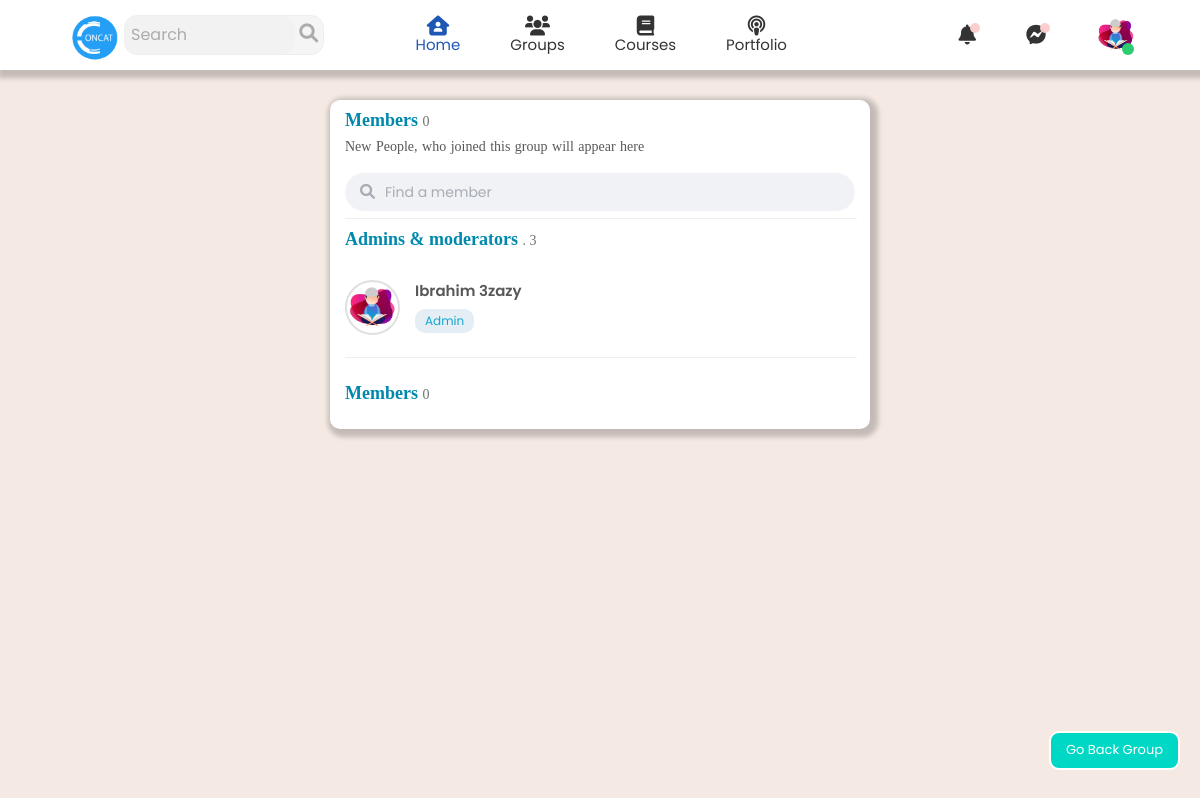
The page /member.php?group_id=242618731114 (signed in) on the database its author committed.
### tables this page shows
CREATE TABLE `sign_up_general` (
  `id` int(11) NOT NULL,
  `user_id` int(11) NOT NULL,
  `name` varchar(50) NOT NULL,
  `email` varchar(50) NOT NULL,
  `pass` varchar(50) NOT NULL,
  `mobile_num` varchar(11) NOT NULL,
  `birth_date` date NOT NULL DEFAULT current_timestamp(),
  `birth_address` varchar(40) NOT NULL,
  `current_address` varchar(40) NOT NULL,
  `religion` varchar(12) NOT NULL,
  `gender` varchar(8) NOT NULL,
  `nationality` varchar(10) NOT NULL,
  `social_status` varchar(10) NOT NULL,
  `personal_pic` varchar(100) NOT NULL,
  `cover_pic` text NOT NULL,
  `type` varchar(25) DEFAULT 'user',
  `access_num` int(11) NOT NULL
);

### general_ajax.php (called while the page is built, shortened)
<?php require("connection.php");
function GetPersonalInfo($con)
{
  if (isset($_SESSION['user_id']) == true) {
    $user_id = $_SESSION['user_id'];
    $result= $con->query("SELECT * FROM sign_up_general WHERE user_id='$user_id' LIMIT 1;");
    $num = $con->affected_rows;
    if($num != 0 && $result == true){
      return $GLOBALS['row'];
    }
  }else {
    header("location: log_in.php");
    die;
  }
}
function GetMyFriendInfo($con,$visitor_id)
{
  if (is_numeric($visitor_id) == true) {
    $result= $con->query("SELECT * FROM sign_up_general WHERE user_id='$visitor_id' LIMIT 1;");
    $num = $con->affected_rows;
    if($num != 0 && $result == true){
      return $GLOBALS['row'];
    }
  }
}
?>

### group_ajax.php (called while the page is built, shortened)
<?php  require("connection.php"); require_once 'general_ajax.php';
  function GetGroupInfo($con,$group_id)
  {
      $result_group_info= $con->query("SELECT * FROM create_group WHERE group_id='$group_id' LIMIT 1;");
      $num_group_info = $con->affected_rows;
      if($num_group_info != 0 && $result_group_info == true){
        return $GLOBALS['row_group_info'];
      }else {
        echo '<script>window.location = "index.php"</script>';
        die();
      }
  }
  function CheckUserGroupMember($con,$group_id)
  {
    $group_id = $_GET['group_id'];
  }
 ?>

### member.php (the view, shortened to what this page needs)
<link rel="stylesheet" href="css/member.css">
<?php
if (isset($_GET['group_id']) == true) {
  require_once 'header.php'; require 'group_ajax.php';
  $group_id = $_GET['group_id'];
  GetGroupInfo($con,$group_id);
  $admin_info_id = $row_group_info['admin_id'];
}else {
  header("location: index.php");
  die();
}
?>
<a href="groupName.php?group_id=<?= $group_id ?>" class="back">Go Back Group</a>
<div class="member-container">
 <div class="container">
  <div class="member-title">
   <h3>Members <span><?= $group_members_num ?></span></h3>
   <p>
    New People, who joined this group will appear here
   </p>
   <div class="search">
    <i class="fa-solid fa-magnifying-glass"></i>
    <input type="search" placeholder="Find a member">
   </div>
  </div>
  <hr size="1" color="#eee" width="100%" style="margin: 7px 0 10px;">
  <div class="member-admin">
   <h3>Admins & moderators <span> . 3</span></h3>
   <?php
      GetMyFriendInfo($con,$admin_info_id);
      echo '
      <div class="per one">
       <div class="right">
        <a href="profile.php?friend_id='.$row['user_id'].'"> <img src="profile___pic/'.$row['personal_pic'].'" alt="" style="width: 100px; height :100px; border-radius:50%">
        </a>
        <div class="min-me">
         <a href="profile.php?friend_id='.$row['user_id'].'">
          <h3>'.$row['name'].'</h3>
         </a>
         <span>Admin</span>
        </div>
       </div> ';
    ?>
  </div>
  <hr size="1" color="#eee" width="100%" style="margin: 7px 0 10px;">
  <div class="members">
   <h3>Members <span><?= $group_members_num ?></span></h3>
  </div>
 </div>
</div>

### header.php (shortened to what this page needs)
<link rel="stylesheet" href="css/all.min.css">
<link rel="stylesheet" href="css/normalize.css">
<link rel="stylesheet" href="css/general.css">
<link rel="stylesheet" href="css/header.css">
<?php require_once 'general_ajax.php';
  GetPersonalInfo($con);
 ?>
<div class="header" id="header">
 <div class="container">
  <div class="left">
   <div class="logo">
    <a href="index.php"><img src="images/logo.png" alt=""></a>
   </div>
   <form action="search.php" method="get" class="search" id="submit_search">
    <input type="search" name="Search" id="search" placeholder="Search">
    <i class="fa-solid fa-magnifying-glass" onclick="submit_search()"></i>
   </form>
  </div>
  <div class="middle">
   <div class="home">
    <a href="index.php">
     <i class="fa-solid fa-house-user"></i>
     <span>Home</span>
    </a>
   </div>
   <div class="group">
    <a href="group.php">
     <i class="fa-solid fa-users"></i>
     <span>
      Groups
     </span>
    </a>
   </div>
   <div class="courses">
    <a href="courses.php">
     <i class="fa-solid fa-book"></i>
     <span>
      Courses
     </span>
    </a>
   </div>
   <div class="protolio">
    <a href="portfolio.php">
     <i class="fa-solid fa-podcast"></i>
     <span>
      Portfolio
     </span>
    </a>
   </div>
  </div>
  <div class="right">
   <div class="notification" id="notification">
    <a href="javascript:"><i class="fa-solid fa-bell"></i></a>
   </div>
   <div class="messages" id="messages">
    <a href="javascript:" onclick="load_messages_nofi()"><i class="fa-brands fa-facebook-messenger" id="chat"></i>
    </a>
   </div>
   <div class="account" id="account">
    <img src="profile___pic/<?= htmlentities($row['personal_pic']); ?>" alt="">
    <span
     style="position: absolute; top:43px; right:32px; width:12px; height:12px;background-color:var(--main-color-success); border-radius:50%;"></span>
   </div>
  </div>
 </div>
</div>

### css/member.css (style rules this page uses)
.back { position: fixed; right: 20px; bottom: 30px; background-color: rgb(0, 216, 198); color: white; font-size: 13px; border-radius: 10px; padding: 10px 15px; border: 2px solid rgb(255, 255, 255); transition: .5s ease-in-out; }
.member-container { width: 100%; display: flex; align-items: flex-start; justify-content: center; margin-top: 30px; margin-bottom: 30px; }
.member-container .container { width: 45%; height: 100%; max-width: 100%; display: flex; align-items: flex-start; justify-content: center; flex-direction: column; background-color: #fff; box-shadow: var(--main-box-shadow); border-radius: 10px; padding: 10px 15px; }
.member-title { display: flex; align-items: flex-start; justify-content: center; flex-direction: column; row-gap: 8px; width: 100%; }
.member-title h3 , .member-admin > h3 , .members > h3 { font-size: 18px; font-weight: 600; color: #0089ac; font-family: 'Times New Roman', Times, serif; }
.member-admin > h3 , .members > h3 { margin-bottom: 15px; }
.member-title h3 span , .member-admin h3 span , .members h3 span { color: rgb(112, 112, 112); font-size: 14px; font-weight: 500; font-family :cursive; }
.member-title p { font-size: 14px; color: #585858; font-family: cursive; transition: .5s ease-in-out; word-spacing: 1px; }
.member-title .search { width: 100%; background-color: #F0F2F5; padding: 10px 15px; border-radius: 30px; display: flex; align-items: center; justify-content: flex-start; column-gap: 8px; transition: .4s ease-in-out; margin-top: 10px; }
.member-title .search i { color: #a7adb5; font-size: 15px; font-family: 400; transition: .4s ease-in-out; }
.member-title .search input { border: none; outline: none; background-color: transparent; width: 100%; caret-color: rgb(0, 216, 198); }
.member-title .search input::placeholder { font-size: 14px; color: #a7adb5; padding-left: 2px; }
.member-container img { width: 55px !important; height: 55px !important; border : 2px solid rgb(224, 224, 224); }
.member-container .right { display: flex; align-items: center; justify-content: flex-start; column-gap: 15px; }
.member-container .right .min-me { display: flex; align-items: flex-start; justify-content: center; flex-direction: column; row-gap: 20px; }
.member-container .right .min-me a h3, .member-admin .page h3 , .members .page h3 { font-size: 15px; font-weight: 600; color: #575757; text-transform: capitalize; transition: .4s ease-in-out; }
.member-container .right .min-me span , .members .min-me span { font-size: 12px; color: #a3a4a5; text-transform: capitalize; }
.member-admin { width: 100%; display: flex; align-items: flex-start; justify-content: flex-start; flex-direction: column; row-gap: 15px; }
.member-admin .per { width: 100%; display: flex; align-items: flex-start; justify-content: space-between; }
.member-admin .per .min-me { display: flex; align-items: flex-start; justify-content: flex-start; row-gap: 10px; }
.member-admin .min-me span { background-color: #e5edf5; padding: 5px 10px; font-size: 12px; color: #13a7cc !important; border-radius: 10px; }
.members { display: flex; align-items: flex-start; justify-content: flex-start; row-gap: 15px; flex-direction: column; width: 100%; }

### css/general.css (style rules this page uses)
* { padding: 0; margin: 0; -webkit-box-sizing: border-box; -moz-box-sizing: border-box; box-sizing: border-box; }
a { text-decoration: none; }
@media (min-width : 991px) { .container { width: 992px; } }
@media (min-width : 1200px) { .container { width: 1190px; } }

### rows shown on the page
sign_up_general: personal_pic (picture), name "Ibrahim 3zazy"

### other values the page prints
$group_members_num "0"
